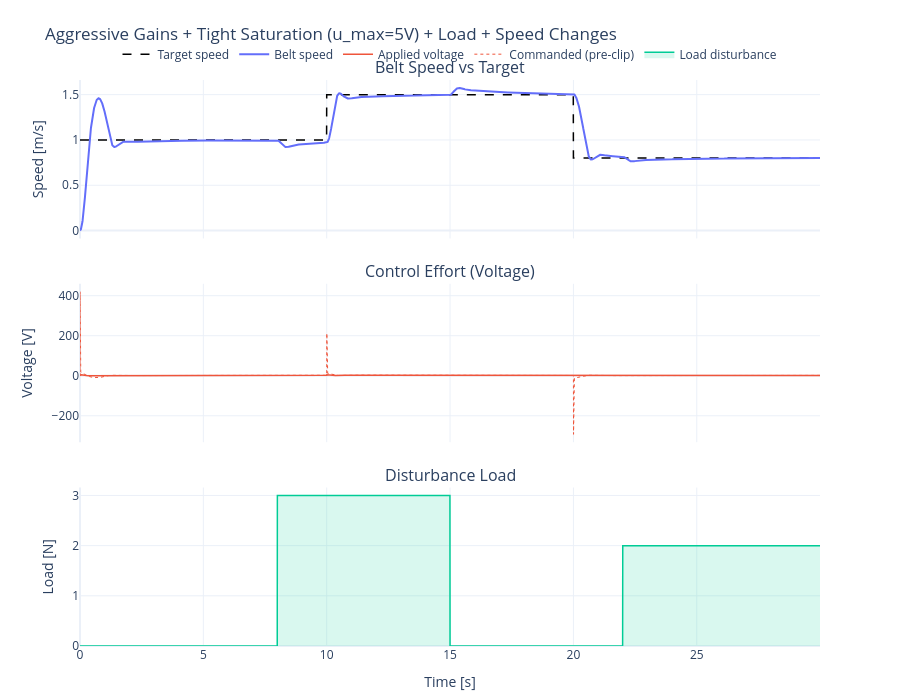

Notebook code cell kept with this figure:
### Code cell
# Show what happens with aggressive gains and tight actuator limits
ctrl_aggressive = dict(Kp=20.0, Ki=10.0, Kd=2.0, u_min=0.0, u_max=5.0, anti_windup=True)
ref_full, dist_full = dh.build_scenario(t_arr, scenario="full", target_speed=1.0)

res_aggressive = dh.simulate(plant, ctrl_aggressive, sim, ref_full, dist_full)
fig2 = dh.build_figure(res_aggressive,
    title="Aggressive Gains + Tight Saturation (u_max=5V) + Load + Speed Changes")
fig2.show()

### Figure 1 — Plotly figure (JSON) as saved in the notebook; plotly's stock layout.template omitted (floating-point values rounded to 4 significant figures; data arrays with more than 128 entries replaced by an {"elided": "..."} marker saying what was removed)
{"data": [{"line": {"color": "black", "dash": "dash", "width": 1.5}, "mode": "lines", "name": "Target speed", "type": "scatter", "x": {"elided": "6000 float values"}, "xaxis": "x", "y": {"elided": "6000 float values"}, "yaxis": "y"}, {"line": {"color": "#636EFA", "width": 2}, "mode": "lines", "name": "Belt speed", "type": "scatter", "x": {"elided": "6000 float values"}, "xaxis": "x", "y": {"elided": "6000 float values"}, "yaxis": "y"}, {"line": {"color": "#EF553B", "width": 1.5}, "mode": "lines", "name": "Applied voltage", "type": "scatter", "x": {"elided": "6000 float values"}, "xaxis": "x2", "y": {"elided": "6000 float values"}, "yaxis": "y2"}, {"line": {"color": "#EF553B", "dash": "dot", "width": 1}, "mode": "lines", "name": "Commanded (pre-clip)", "type": "scatter", "x": {"elided": "6000 float values"}, "xaxis": "x2", "y": {"elided": "6000 float values"}, "yaxis": "y2"}, {"fill": "tozeroy", "fillcolor": "rgba(0,204,150,0.15)", "line": {"color": "#00CC96", "width": 1.5}, "mode": "lines", "name": "Load disturbance", "type": "scatter", "x": {"elided": "6000 float values"}, "xaxis": "x3", "y": {"elided": "6000 float values"}, "yaxis": "y3"}], "layout": {"annotations": [{"font": {"size": 16}, "showarrow": false, "text": "Belt Speed vs Target", "x": 0.5, "xanchor": "center", "xref": "paper", "y": 1, "yanchor": "bottom", "yref": "paper"}, {"font": {"size": 16}, "showarrow": false, "text": "Control Effort (Voltage)", "x": 0.5, "xanchor": "center", "xref": "paper", "y": 0.64, "yanchor": "bottom", "yref": "paper"}, {"font": {"size": 16}, "showarrow": false, "text": "Disturbance Load", "x": 0.5, "xanchor": "center", "xref": "paper", "y": 0.28, "yanchor": "bottom", "yref": "paper"}], "height": 700, "legend": {"orientation": "h", "x": 0.5, "xanchor": "center", "y": 1.02, "yanchor": "bottom"}, "margin": {"b": 40, "t": 80}, "showlegend": true, "title": {"text": "Aggressive Gains + Tight Saturation (u_max=5V) + Load + Speed Changes"}, "xaxis": {"anchor": "y", "domain": [0, 1], "matches": "x3", "showticklabels": false}, "xaxis2": {"anchor": "y2", "domain": [0, 1], "matches": "x3", "showticklabels": false}, "xaxis3": {"anchor": "y3", "domain": [0, 1], "title": {"text": "Time [s]"}}, "yaxis": {"anchor": "x", "domain": [0.72, 1], "title": {"text": "Speed [m/s]"}}, "yaxis2": {"anchor": "x2", "domain": [0.36, 0.64], "title": {"text": "Voltage [V]"}}, "yaxis3": {"anchor": "x3", "domain": [0, 0.28], "title": {"text": "Load [N]"}}}}
